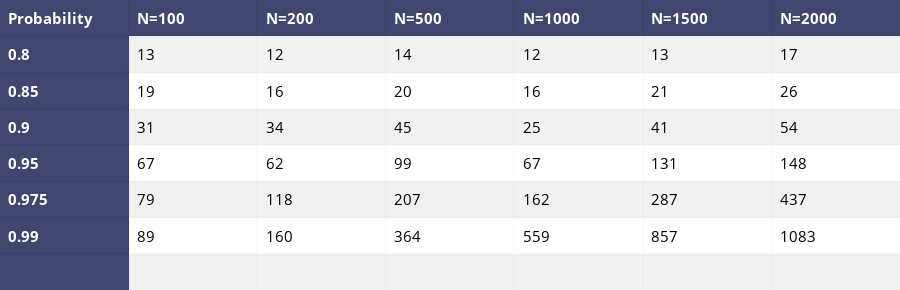

The notebook cell saved with this chart:
### Code cell
data_matrix = [['Probability', 'N=100','N=200','N=500','N=1000','N=1500','N=2000'],
               ['0.8']+list1ba,
               ['0.85']+list2ba,
               ['0.9']+list3ba,
               ['0.95']+list4ba,
               ['0.975']+list5ba,
               ['0.99']+list6ba,
               ['','','','','','','']
               ]

table = ff.create_table(data_matrix,index=True, index_title='Date')
for i in range(len(table.layout.annotations)):
    table.layout.annotations[i].font.size = 15
iplot(table, filename='simple_table')

### Figure 1 — Plotly figure (JSON) as saved in the notebook; plotly's stock layout.template omitted (floating-point values rounded to 4 significant figures)
{"data": [{"colorscale": [[0, "#00083e"], [0.5, "#ededee"], [1, "#ffffff"]], "hoverinfo": "none", "opacity": 0.75, "showscale": false, "type": "heatmap", "z": [[0, 0, 0, 0, 0, 0, 0], [0, 0.5, 0.5, 0.5, 0.5, 0.5, 0.5], [0, 1, 1, 1, 1, 1, 1], [0, 0.5, 0.5, 0.5, 0.5, 0.5, 0.5], [0, 1, 1, 1, 1, 1, 1], [0, 0.5, 0.5, 0.5, 0.5, 0.5, 0.5], [0, 1, 1, 1, 1, 1, 1], [0, 0.5, 0.5, 0.5, 0.5, 0.5, 0.5]]}], "layout": {"annotations": [{"align": "left", "font": {"color": "#ffffff", "size": 15}, "showarrow": false, "text": "<b>Probability</b>", "x": -0.45, "xanchor": "left", "xref": "x1", "y": 0, "yref": "y1"}, {"align": "left", "font": {"color": "#ffffff", "size": 15}, "showarrow": false, "text": "<b>N=100</b>", "x": 0.55, "xanchor": "left", "xref": "x1", "y": 0, "yref": "y1"}, {"align": "left", "font": {"color": "#ffffff", "size": 15}, "showarrow": false, "text": "<b>N=200</b>", "x": 1.55, "xanchor": "left", "xref": "x1", "y": 0, "yref": "y1"}, {"align": "left", "font": {"color": "#ffffff", "size": 15}, "showarrow": false, "text": "<b>N=500</b>", "x": 2.55, "xanchor": "left", "xref": "x1", "y": 0, "yref": "y1"}, {"align": "left", "font": {"color": "#ffffff", "size": 15}, "showarrow": false, "text": "<b>N=1000</b>", "x": 3.55, "xanchor": "left", "xref": "x1", "y": 0, "yref": "y1"}, {"align": "left", "font": {"color": "#ffffff", "size": 15}, "showarrow": false, "text": "<b>N=1500</b>", "x": 4.55, "xanchor": "left", "xref": "x1", "y": 0, "yref": "y1"}, {"align": "left", "font": {"color": "#ffffff", "size": 15}, "showarrow": false, "text": "<b>N=2000</b>", "x": 5.55, "xanchor": "left", "xref": "x1", "y": 0, "yref": "y1"}, {"align": "left", "font": {"color": "#ffffff", "size": 15}, "showarrow": false, "text": "<b>0.8</b>", "x": -0.45, "xanchor": "left", "xref": "x1", "y": 1, "yref": "y1"}, {"align": "left", "font": {"color": "#000000", "size": 15}, "showarrow": false, "text": "13", "x": 0.55, "xanchor": "left", "xref": "x1", "y": 1, "yref": "y1"}, {"align": "left", "font": {"color": "#000000", "size": 15}, "showarrow": false, "text": "12", "x": 1.55, "xanchor": "left", "xref": "x1", "y": 1, "yref": "y1"}, {"align": "left", "font": {"color": "#000000", "size": 15}, "showarrow": false, "text": "14", "x": 2.55, "xanchor": "left", "xref": "x1", "y": 1, "yref": "y1"}, {"align": "left", "font": {"color": "#000000", "size": 15}, "showarrow": false, "text": "12", "x": 3.55, "xanchor": "left", "xref": "x1", "y": 1, "yref": "y1"}, {"align": "left", "font": {"color": "#000000", "size": 15}, "showarrow": false, "text": "13", "x": 4.55, "xanchor": "left", "xref": "x1", "y": 1, "yref": "y1"}, {"align": "left", "font": {"color": "#000000", "size": 15}, "showarrow": false, "text": "17", "x": 5.55, "xanchor": "left", "xref": "x1", "y": 1, "yref": "y1"}, {"align": "left", "font": {"color": "#ffffff", "size": 15}, "showarrow": false, "text": "<b>0.85</b>", "x": -0.45, "xanchor": "left", "xref": "x1", "y": 2, "yref": "y1"}, {"align": "left", "font": {"color": "#000000", "size": 15}, "showarrow": false, "text": "19", "x": 0.55, "xanchor": "left", "xref": "x1", "y": 2, "yref": "y1"}, {"align": "left", "font": {"color": "#000000", "size": 15}, "showarrow": false, "text": "16", "x": 1.55, "xanchor": "left", "xref": "x1", "y": 2, "yref": "y1"}, {"align": "left", "font": {"color": "#000000", "size": 15}, "showarrow": false, "text": "20", "x": 2.55, "xanchor": "left", "xref": "x1", "y": 2, "yref": "y1"}, {"align": "left", "font": {"color": "#000000", "size": 15}, "showarrow": false, "text": "16", "x": 3.55, "xanchor": "left", "xref": "x1", "y": 2, "yref": "y1"}, {"align": "left", "font": {"color": "#000000", "size": 15}, "showarrow": false, "text": "21", "x": 4.55, "xanchor": "left", "xref": "x1", "y": 2, "yref": "y1"}, {"align": "left", "font": {"color": "#000000", "size": 15}, "showarrow": false, "text": "26", "x": 5.55, "xanchor": "left", "xref": "x1", "y": 2, "yref": "y1"}, {"align": "left", "font": {"color": "#ffffff", "size": 15}, "showarrow": false, "text": "<b>0.9</b>", "x": -0.45, "xanchor": "left", "xref": "x1", "y": 3, "yref": "y1"}, {"align": "left", "font": {"color": "#000000", "size": 15}, "showarrow": false, "text": "31", "x": 0.55, "xanchor": "left", "xref": "x1", "y": 3, "yref": "y1"}, {"align": "left", "font": {"color": "#000000", "size": 15}, "showarrow": false, "text": "34", "x": 1.55, "xanchor": "left", "xref": "x1", "y": 3, "yref": "y1"}, {"align": "left", "font": {"color": "#000000", "size": 15}, "showarrow": false, "text": "45", "x": 2.55, "xanchor": "left", "xref": "x1", "y": 3, "yref": "y1"}, {"align": "left", "font": {"color": "#000000", "size": 15}, "showarrow": false, "text": "25", "x": 3.55, "xanchor": "left", "xref": "x1", "y": 3, "yref": "y1"}, {"align": "left", "font": {"color": "#000000", "size": 15}, "showarrow": false, "text": "41", "x": 4.55, "xanchor": "left", "xref": "x1", "y": 3, "yref": "y1"}, {"align": "left", "font": {"color": "#000000", "size": 15}, "showarrow": false, "text": "54", "x": 5.55, "xanchor": "left", "xref": "x1", "y": 3, "yref": "y1"}, {"align": "left", "font": {"color": "#ffffff", "size": 15}, "showarrow": false, "text": "<b>0.95</b>", "x": -0.45, "xanchor": "left", "xref": "x1", "y": 4, "yref": "y1"}, {"align": "left", "font": {"color": "#000000", "size": 15}, "showarrow": false, "text": "67", "x": 0.55, "xanchor": "left", "xref": "x1", "y": 4, "yref": "y1"}, {"align": "left", "font": {"color": "#000000", "size": 15}, "showarrow": false, "text": "62", "x": 1.55, "xanchor": "left", "xref": "x1", "y": 4, "yref": "y1"}, {"align": "left", "font": {"color": "#000000", "size": 15}, "showarrow": false, "text": "99", "x": 2.55, "xanchor": "left", "xref": "x1", "y": 4, "yref": "y1"}, {"align": "left", "font": {"color": "#000000", "size": 15}, "showarrow": false, "text": "67", "x": 3.55, "xanchor": "left", "xref": "x1", "y": 4, "yref": "y1"}, {"align": "left", "font": {"color": "#000000", "size": 15}, "showarrow": false, "text": "131", "x": 4.55, "xanchor": "left", "xref": "x1", "y": 4, "yref": "y1"}, {"align": "left", "font": {"color": "#000000", "size": 15}, "showarrow": false, "text": "148", "x": 5.55, "xanchor": "left", "xref": "x1", "y": 4, "yref": "y1"}, {"align": "left", "font": {"color": "#ffffff", "size": 15}, "showarrow": false, "text": "<b>0.975</b>", "x": -0.45, "xanchor": "left", "xref": "x1", "y": 5, "yref": "y1"}, {"align": "left", "font": {"color": "#000000", "size": 15}, "showarrow": false, "text": "79", "x": 0.55, "xanchor": "left", "xref": "x1", "y": 5, "yref": "y1"}, {"align": "left", "font": {"color": "#000000", "size": 15}, "showarrow": false, "text": "118", "x": 1.55, "xanchor": "left", "xref": "x1", "y": 5, "yref": "y1"}, {"align": "left", "font": {"color": "#000000", "size": 15}, "showarrow": false, "text": "207", "x": 2.55, "xanchor": "left", "xref": "x1", "y": 5, "yref": "y1"}, {"align": "left", "font": {"color": "#000000", "size": 15}, "showarrow": false, "text": "162", "x": 3.55, "xanchor": "left", "xref": "x1", "y": 5, "yref": "y1"}, {"align": "left", "font": {"color": "#000000", "size": 15}, "showarrow": false, "text": "287", "x": 4.55, "xanchor": "left", "xref": "x1", "y": 5, "yref": "y1"}, {"align": "left", "font": {"color": "#000000", "size": 15}, "showarrow": false, "text": "437", "x": 5.55, "xanchor": "left", "xref": "x1", "y": 5, "yref": "y1"}, {"align": "left", "font": {"color": "#ffffff", "size": 15}, "showarrow": false, "text": "<b>0.99</b>", "x": -0.45, "xanchor": "left", "xref": "x1", "y": 6, "yref": "y1"}, {"align": "left", "font": {"color": "#000000", "size": 15}, "showarrow": false, "text": "89", "x": 0.55, "xanchor": "left", "xref": "x1", "y": 6, "yref": "y1"}, {"align": "left", "font": {"color": "#000000", "size": 15}, "showarrow": false, "text": "160", "x": 1.55, "xanchor": "left", "xref": "x1", "y": 6, "yref": "y1"}, {"align": "left", "font": {"color": "#000000", "size": 15}, "showarrow": false, "text": "364", "x": 2.55, "xanchor": "left", "xref": "x1", "y": 6, "yref": "y1"}, {"align": "left", "font": {"color": "#000000", "size": 15}, "showarrow": false, "text": "559", "x": 3.55, "xanchor": "left", "xref": "x1", "y": 6, "yref": "y1"}, {"align": "left", "font": {"color": "#000000", "size": 15}, "showarrow": false, "text": "857", "x": 4.55, "xanchor": "left", "xref": "x1", "y": 6, "yref": "y1"}, {"align": "left", "font": {"color": "#000000", "size": 15}, "showarrow": false, "text": "1083", "x": 5.55, "xanchor": "left", "xref": "x1", "y": 6, "yref": "y1"}, {"align": "left", "font": {"color": "#ffffff", "size": 15}, "showarrow": false, "text": "<b></b>", "x": -0.45, "xanchor": "left", "xref": "x1", "y": 7, "yref": "y1"}, {"align": "left", "font": {"color": "#000000", "size": 15}, "showarrow": false, "text": "", "x": 0.55, "xanchor": "left", "xref": "x1", "y": 7, "yref": "y1"}, {"align": "left", "font": {"color": "#000000", "size": 15}, "showarrow": false, "text": "", "x": 1.55, "xanchor": "left", "xref": "x1", "y": 7, "yref": "y1"}, {"align": "left", "font": {"color": "#000000", "size": 15}, "showarrow": false, "text": "", "x": 2.55, "xanchor": "left", "xref": "x1", "y": 7, "yref": "y1"}, {"align": "left", "font": {"color": "#000000", "size": 15}, "showarrow": false, "text": "", "x": 3.55, "xanchor": "left", "xref": "x1", "y": 7, "yref": "y1"}, {"align": "left", "font": {"color": "#000000", "size": 15}, "showarrow": false, "text": "", "x": 4.55, "xanchor": "left", "xref": "x1", "y": 7, "yref": "y1"}, {"align": "left", "font": {"color": "#000000", "size": 15}, "showarrow": false, "text": "", "x": 5.55, "xanchor": "left", "xref": "x1", "y": 7, "yref": "y1"}], "height": 290, "margin": {"b": 0, "l": 0, "r": 0, "t": 0}, "xaxis": {"dtick": 1, "gridwidth": 2, "showticklabels": false, "tick0": -0.5, "ticks": "", "zeroline": false}, "yaxis": {"autorange": "reversed", "dtick": 1, "gridwidth": 2, "showticklabels": false, "tick0": 0.5, "ticks": "", "zeroline": false}}}
